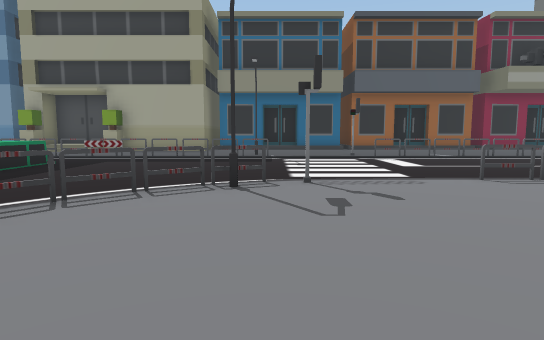
view 1 (above)

20 first-person views from a walk through a 3-D level made in the Unity game engine. The camera is 1.4 m above the floor, tilts 6° down and sees 75° across. The floor is counted in squares, 2 m on a side. Each view is taken from the middle of a square. On the plan, view 1 faces up. The plan holds only what a view shows up to about 11 squares ahead; the rest is blank. The place goes on beyond the plan. The player is left out.

view 2
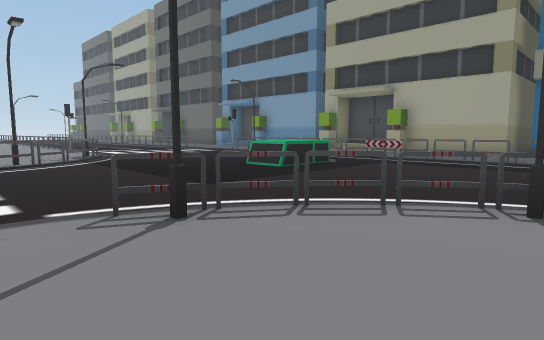

view 3
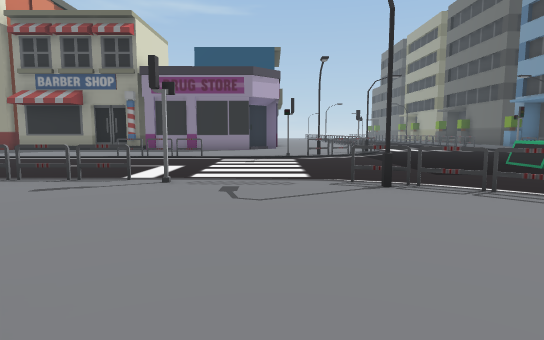

view 4
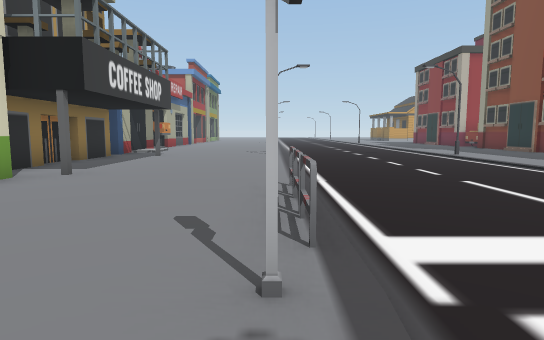

view 5
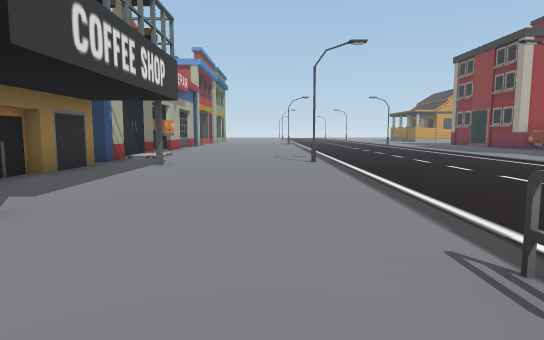

view 6
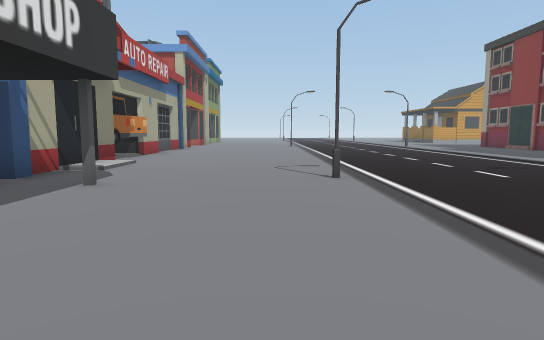

view 7
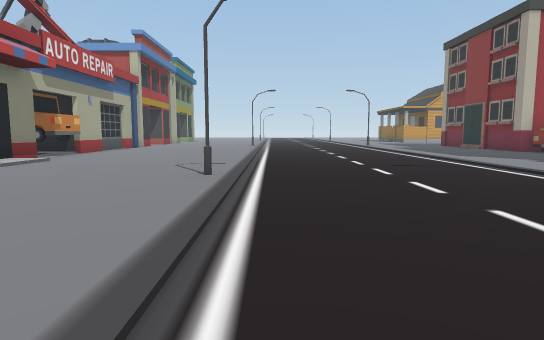

view 8
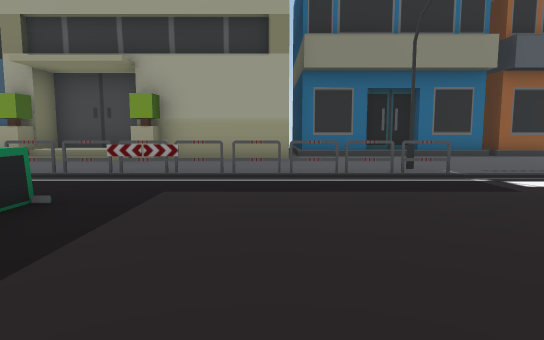

view 9
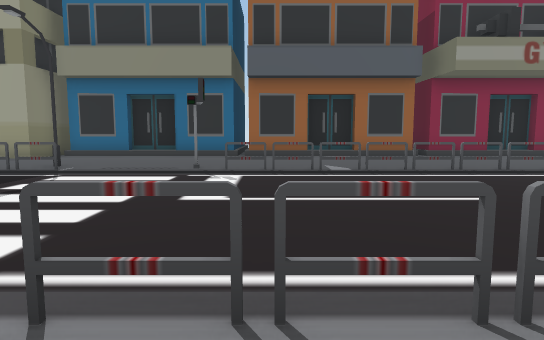

view 10
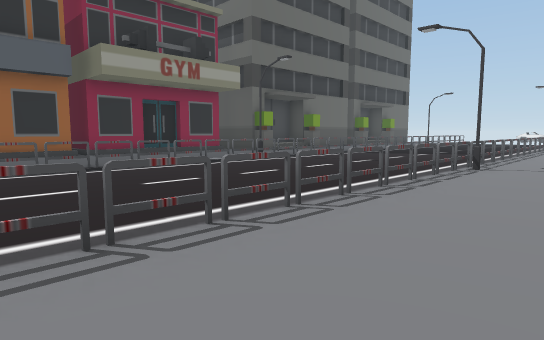

view 11
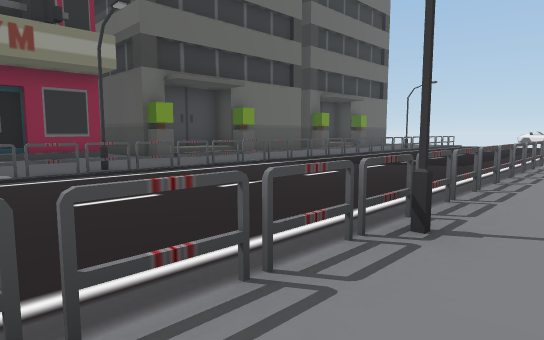

view 12
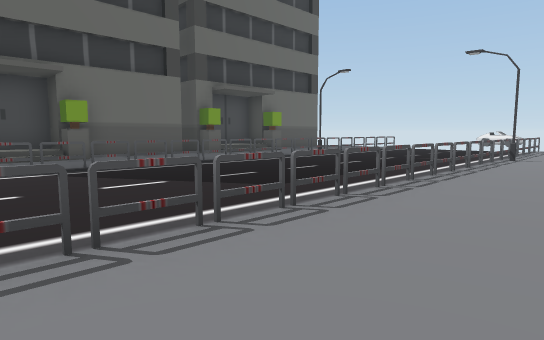

view 13
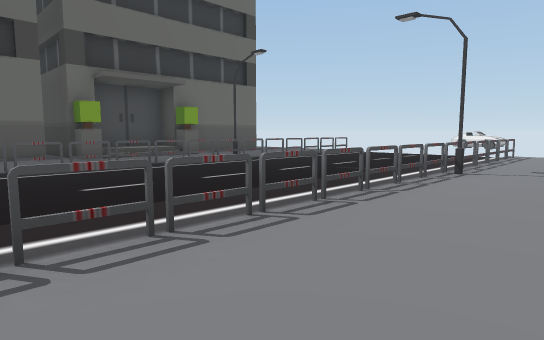

view 14
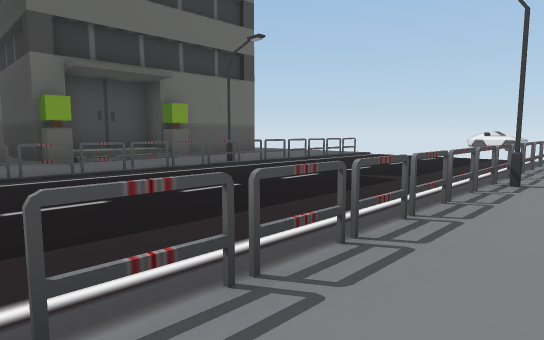

view 15
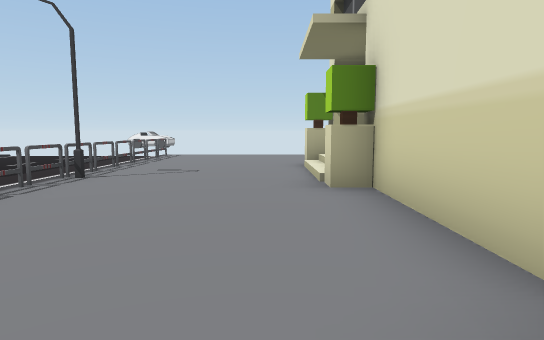

view 16
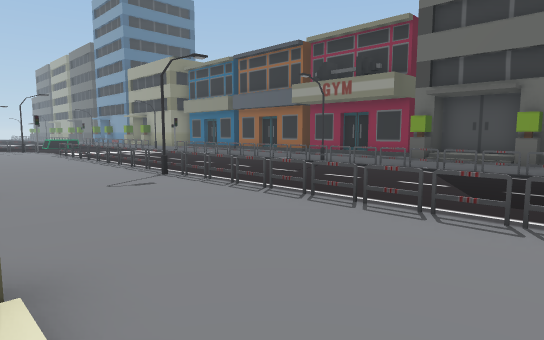

view 17
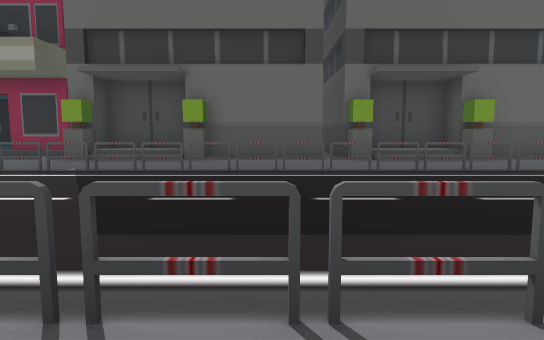

view 18
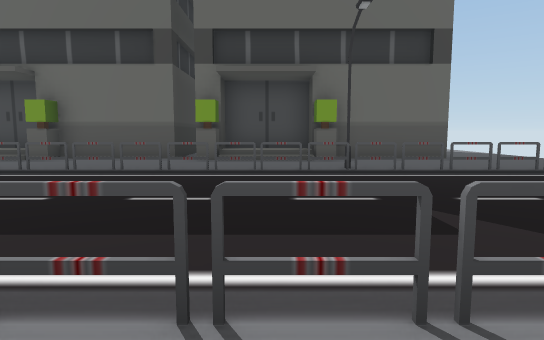

view 19
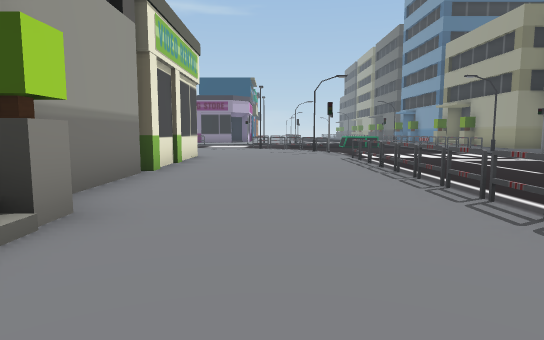

view 20
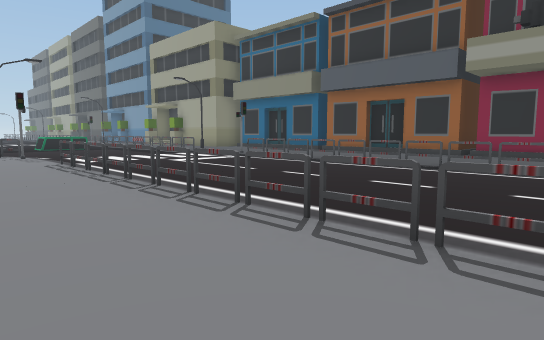

### Floor plan
Key: @ floor where view 1 was taken; # wall or solid block; . main floor; : floor 0.25 m higher than the main floor; / step, stairs or slope; B barrier; L lantern; C car; U building; O other object.
Columns run from 9 left of view 1 to 31 right of it. Each row starts with its distance up from view 1.
 15 ###   ###:##.##:##U#:##.####  #####
 14 #  ####.......  ........#  #####  ####
 13 U//U....................U//U...U//U.....
 12  .......................................
 11  OBBBBBBBL..BBBBBBBBBBLBBBBBBBBBBBBBBBB
 10   .................................L.....
  9    ......................................
  8 .. C.....................................
  7 ...C.....................................
  6 .........................................
  5 ........BL..BBBBBBBBBBLBBBBBBBBBBBBBBBOOO
  4 .......B...........................L.....
  3 LO....BL.................................
  2 B.....B..................................
  1  ..................U/ U  ..U /U...U//U...
  0 .........@.#####                     #
 -1 O.....B...
 -2 O.....B...
 -3 O.....B...
 -4 ..........#
 -5 .........#.
 -6 ...........##
 -7 ............#
 -8 ...........##
 -9 ...........#
-10 O.....L..#..
-11 ...........#
-12 ...........#
-13 ...........#
-14 ...........#
-15 ...........UU
-16 ...........UUU

Positions as (right, up) in squares from view 1, and headings:
1: (0, 0), facing up
2: (0, 1), facing up-left
3: (2, 1), facing left
4: (-3, 1), facing down
5: (-2, -2), facing down
6: (-2, -5), facing down
7: (-4, -5), facing down
8: (-3, 5), facing up
9: (4, 4), facing up
10: (5, 3), facing up-right
11: (10, 4), facing up-right
12: (15, 3), facing up-right
13: (19, 3), facing up-right
14: (20, 4), facing up-right
15: (20, 2), facing right
16: (20, 1), facing up-left
17: (20, 4), facing up
18: (24, 4), facing up
19: (13, 3), facing left
20: (12, 3), facing up-left
